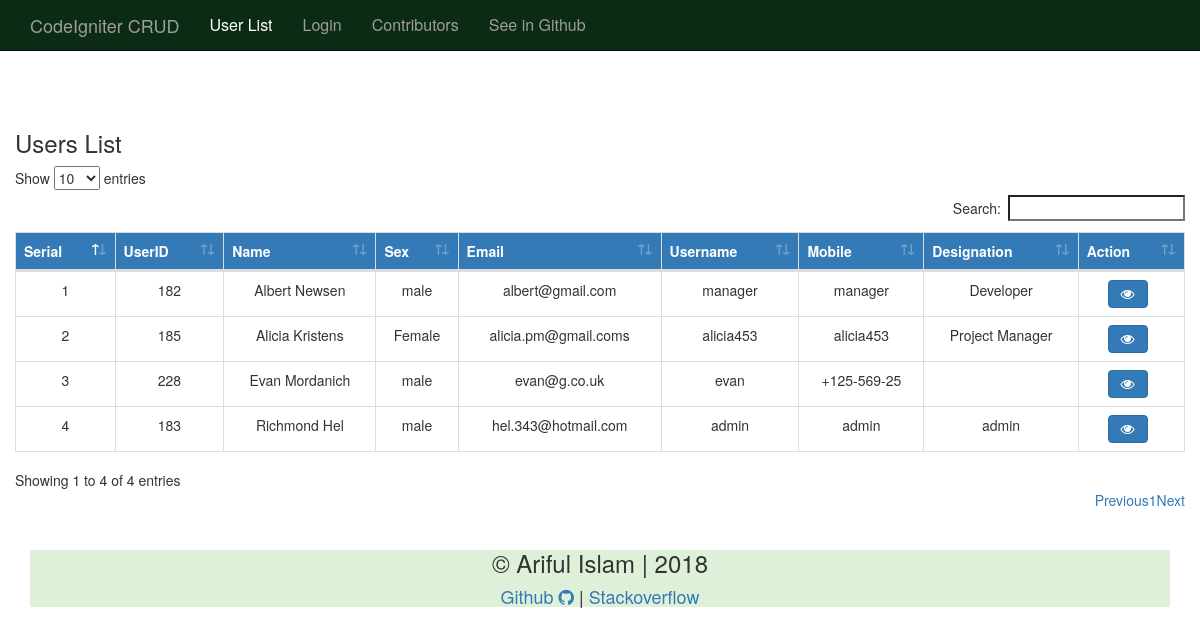
The page /index.php/user on the database as committed earlier.
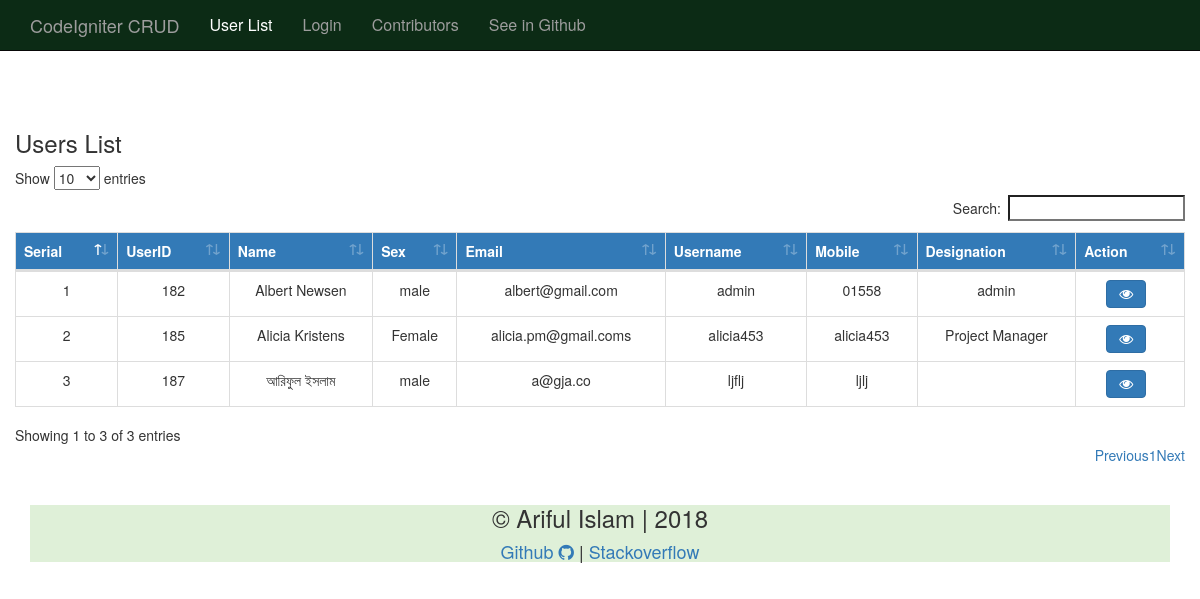
The same page on the database as committed later.
### tables this page shows
CREATE TABLE `usertable` (
  `id` int(11) NOT NULL,
  `name` varchar(50) NOT NULL,
  `sex` varchar(10) NOT NULL,
  `username` varchar(32) NOT NULL,
  `password` varchar(32) NOT NULL,
  `mobile` varchar(15) NOT NULL,
  `address` varchar(50) NOT NULL,
  `email` varchar(50) NOT NULL,
  `designation` varchar(100) NOT NULL,
  `image` varchar(50) NOT NULL
);

### application/controllers/User.php (called while the page is built, shortened)
<?php
class User extends CI_Controller
{
    public function __construct()
    {
        $this->load->model('UserModel');
        $this->load->library('session');
        $this->load->helper('security');
    }
    public function userlist($type = 'user')
    {
        if ($type == 'user') {
            $data['userdata'] = $this->UserModel->showusers();
            $this->load->view('template/inc/header.php');
            $this->load->view('template/user/viewuser.php', $data);
            $this->load->view('template/inc/footer.php');
        }
    }
}

### index.php (called while the page is built, shortened)
<?php
require_once BASEPATH.'core/CodeIgniter.php';

### application/models/UserModel.php (called while the page is built, shortened)
<?php
class UserModel extends CI_Model
{
    public function __construct()
    {
        $this->db = $this->load->database("default", TRUE);
    }
    public function showusers()
    {
        $this->db->order_by('name', 'ASC');
        $result_set = $this->db->get('usertable');
        return $result_set->result_array();
    }
}
?>

### application/views/template/user/viewuser.php (the view, shortened to what this page needs)
<div class="row" style="margin-top: 40px;">
    <div class="card">
        <h3>Users List</h3>
    </div>
    <table class="table table-bordered text-center" id="datatable">
        <thead>
        <tr class="bg-primary">
            <th>Serial</th>
            <th>UserID</th>
            <th>Name</th>
            <th>Sex</th>
            <th>Email</th>
            <th>Username</th>
            <th>Mobile</th>
            <th>Designation</th>
            <th>Action</th>
        </tr>
        </thead>
        <tbody>
        <?php $i = 0;
        foreach ($userdata as $value): ?>
            <tr>
                <td><?php echo ++$i; ?></td>
                <td><?php echo $value['id']; ?></td>
                <td><?php echo $value['name']; ?></td>
                <td><?php echo $value['sex']; ?></td>
                <td><?php echo $value['email']; ?></td>
                <td><?php echo $value['username']; ?></td>
                <td><?php echo $value['mobile']; ?></td>
                <td><?php echo $value['designation']; ?></td>
                <td>
                    <a href="<?php echo site_url('user/viewuser') . '/'; ?><?php echo $value['id']; ?>"><i
                                class="fa fa-eye btn btn-primary"></i></a>&nbsp;&nbsp;
                </td>
            </tr>
        <?php endforeach; ?>
        </tbody>
    </table>
</div>

### application/views/template/inc/header.php (shortened to what this page needs)
<!DOCTYPE html>
<html lang="en">
<head>
    <link rel="stylesheet" href="<?php echo site_url("assets/css/bootstrap.min.css");?>">
    <link rel="stylesheet" href="<?php echo base_url("assets/css/style.css");?>">
    <link rel="stylesheet" href="<?php echo base_url("assets/css/font-awesome.min.css"); ?>">
    <link rel="stylesheet" href="<?php echo base_url("assets/css/dataTables.bootstrap4.min.css"); ?>">
</head>
<body>
<div class="wrapper">
    <div class="container">
        <nav class="navbar navbar-inverse navbar-fixed-top" role="navigation">
            <div class="container">
                <div class="navbar-header">
                    <a class="navbar-brand" href="<?php echo site_url(); ?>">CodeIgniter CRUD</a>
                </div>
                <div class="collapse navbar-collapse" id="bs-example-navbar-collapse-1">
                    <ul class="nav navbar-nav">
                        <li>
                            <a href="<?php echo site_url('user/userlist'); ?>" class="active">User List</a>
                        </li>
                        <li>
                            <?php if ($this->session->has_userdata('login')): ?>
                                <a href="<?php echo site_url("login/logout"); ?>">Logout</a>
                            <?php else: ?>
                                <a href="<?php echo site_url("login"); ?>">Login</a>
                            <?php endif; ?>
                        </li>
                         <li>
                            <a href="https://github.com/arif98741/codeigniter_crud/graphs/contributors" target="_blank">Contributors</a>
                        </li><li>
                            <a href="https://github.com/arif98741/codeigniter_crud" target="_blank">See in Github</a>
                        </li>
                    </ul>
                </div>
            </div>
        </nav>

### application/views/template/inc/footer.php (shortened to what this page needs)
		<div class="card bg-success top-spacing text-center">
			<h3>&copy; Ariful Islam | 2018</h3>
			<h4><a href="https://github.com/arif98741" target="_blank">Github <i class="fa fa-github"></i></a> | <a href="https://stackoverflow.com/users/6463182/ariful-islam" target="_blank">Stackoverflow</a> </h4>
		</div>
	</div>
</div>
</body>
</html>

### assets/css/style.css (style rules this page uses)
body { padding-top: 70px!important; }
.top-spacing { margin-top: 40px; }
.active { color: #fff !important; }
.navbar-inverse { background-color: #0c2b15; border-color: #080808; font-size: 16px; }

Rows that differ between the two databases and show on the page:
removed usertable: id "228", name "Evan Mordanich", sex "male", email "evan@g.co.uk", username "evan", mobile "+125-569-25"
removed usertable: id "183", name "Richmond Hel", sex "male", email "hel.343@hotmail.com", username "admin", mobile "admin", designation "admin"
changed usertable "Albert Newsen": username "manager" → "admin"; mobile "manager" → "01558"; designation "Developer" → "admin"
added usertable: id "187", name "আরিফুল ইসলাম", sex "male", email "a@gja.co", username "ljflj", mobile "ljlj"
Other text that changed with them:
text written by a page script: "Show entries Search: Showing 1 to 4 of 4 entries Previous 1 Next" → "Show entries Search: Showing 1 to 3 of 3 entries Previous 1 Next"
